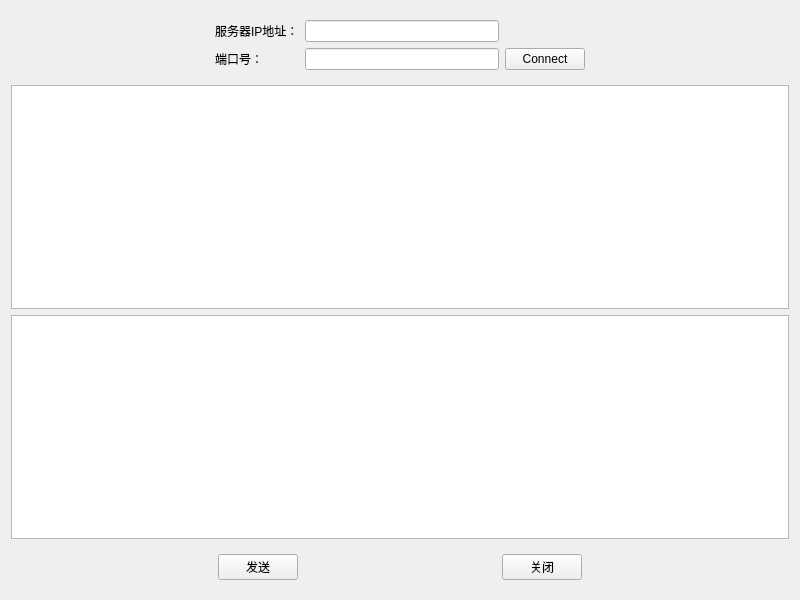
<?xml version="1.0" encoding="UTF-8"?>
<ui version="4.0">
 <class>ClientWidget</class>
 <widget class="QWidget" name="ClientWidget">
  <property name="geometry">
   <rect>
    <x>0</x>
    <y>0</y>
    <width>800</width>
    <height>600</height>
   </rect>
  </property>
  <property name="windowTitle">
   <string>ClientWidget</string>
  </property>
  <layout class="QVBoxLayout" name="verticalLayout_2">
   <item>
    <widget class="QWidget" name="widget" native="true">
     <layout class="QVBoxLayout" name="verticalLayout">
      <item>
       <layout class="QGridLayout" name="gridLayout">
        <item row="0" column="1">
         <widget class="QLabel" name="label">
          <property name="text">
           <string>服务器IP地址：</string>
          </property>
         </widget>
        </item>
        <item row="1" column="2">
         <widget class="QLineEdit" name="lineEditPort"/>
        </item>
        <item row="0" column="0">
         <spacer name="horizontalSpacer">
          <property name="orientation">
           <enum>Qt::Horizontal</enum>
          </property>
          <property name="sizeHint" stdset="0">
           <size>
            <width>40</width>
            <height>20</height>
           </size>
          </property>
         </spacer>
        </item>
        <item row="0" column="2">
         <widget class="QLineEdit" name="lineEditIP"/>
        </item>
        <item row="1" column="3">
         <widget class="QPushButton" name="buttonconnect">
          <property name="text">
           <string>Connect</string>
          </property>
         </widget>
        </item>
        <item row="1" column="1">
         <widget class="QLabel" name="label_2">
          <property name="text">
           <string>端口号：</string>
          </property>
         </widget>
        </item>
        <item row="1" column="4">
         <spacer name="horizontalSpacer_2">
          <property name="orientation">
           <enum>Qt::Horizontal</enum>
          </property>
          <property name="sizeHint" stdset="0">
           <size>
            <width>40</width>
            <height>20</height>
           </size>
          </property>
         </spacer>
        </item>
       </layout>
      </item>
     </layout>
    </widget>
   </item>
   <item>
    <widget class="QTextEdit" name="textEditRead">
     <property name="readOnly">
      <bool>true</bool>
     </property>
    </widget>
   </item>
   <item>
    <widget class="QTextEdit" name="textEditWrite"/>
   </item>
   <item>
    <widget class="QWidget" name="widget_2" native="true">
     <layout class="QHBoxLayout" name="horizontalLayout">
      <item>
       <spacer name="horizontalSpacer_3">
        <property name="orientation">
         <enum>Qt::Horizontal</enum>
        </property>
        <property name="sizeHint" stdset="0">
         <size>
          <width>40</width>
          <height>20</height>
         </size>
        </property>
       </spacer>
      </item>
      <item>
       <widget class="QPushButton" name="buttonsend">
        <property name="text">
         <string>发送</string>
        </property>
       </widget>
      </item>
      <item>
       <spacer name="horizontalSpacer_5">
        <property name="orientation">
         <enum>Qt::Horizontal</enum>
        </property>
        <property name="sizeHint" stdset="0">
         <size>
          <width>30</width>
          <height>20</height>
         </size>
        </property>
       </spacer>
      </item>
      <item>
       <widget class="QPushButton" name="buttonclose">
        <property name="text">
         <string>关闭</string>
        </property>
       </widget>
      </item>
      <item>
       <spacer name="horizontalSpacer_4">
        <property name="orientation">
         <enum>Qt::Horizontal</enum>
        </property>
        <property name="sizeHint" stdset="0">
         <size>
          <width>40</width>
          <height>20</height>
         </size>
        </property>
       </spacer>
      </item>
     </layout>
    </widget>
   </item>
  </layout>
 </widget>
 <resources/>
 <connections/>
</ui>
